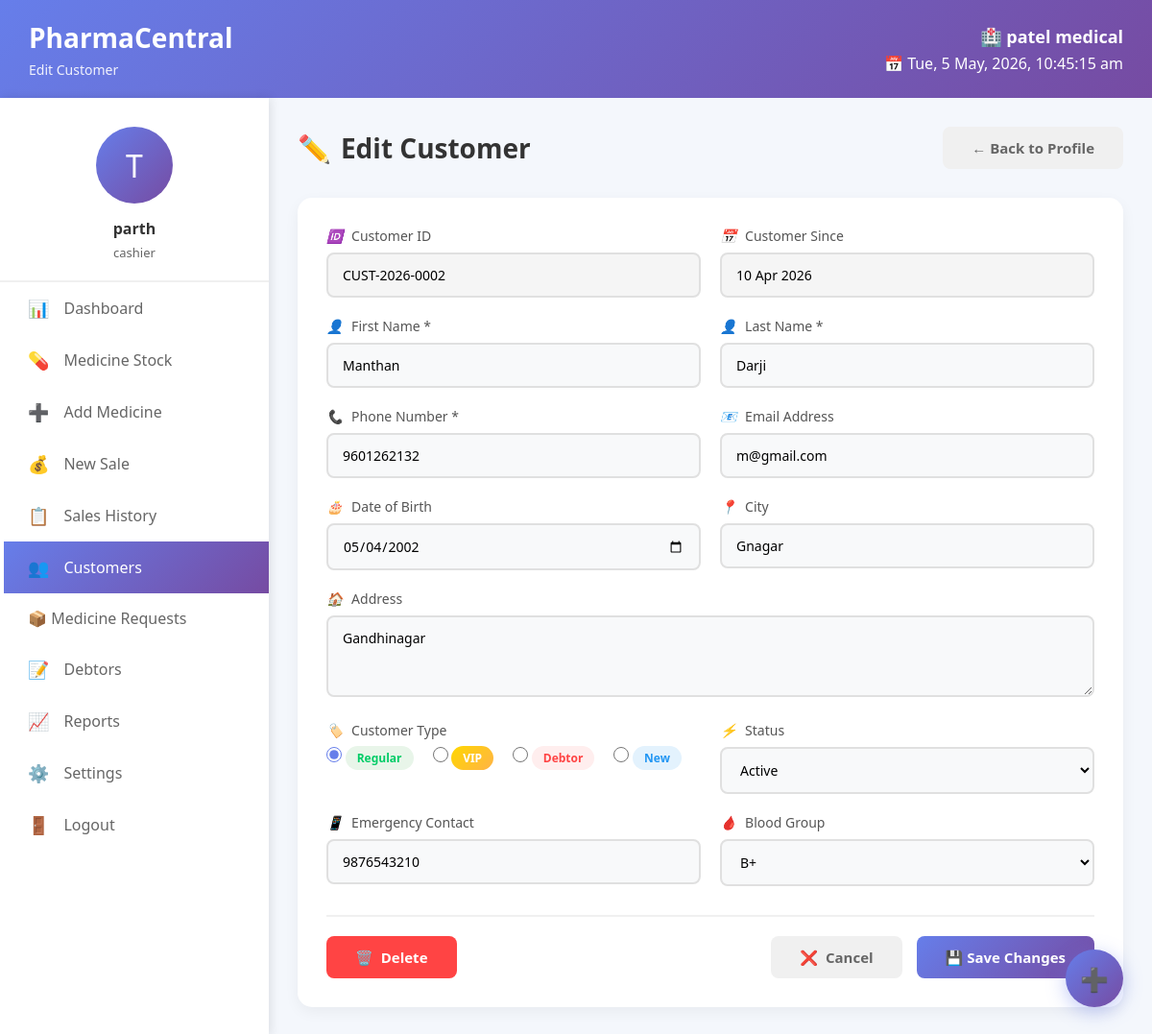
/edit-customer/6/ (signed in), run on the app's committed database.
### app1/models.py (models this page shows, shortened)
class Pharmacy(models.Model):
    name = models.CharField(max_length=200)
    owner = models.ForeignKey(User, on_delete=models.CASCADE, related_name='pharmacies')
    license_number = models.CharField(max_length=50, unique=True)
    gst_number = models.CharField(max_length=50, unique=True)
    address = models.TextField()
    city = models.CharField(max_length=100)
    pincode = models.CharField(max_length=10)
    phone = models.CharField(max_length=15)
    email = models.EmailField()
    registration_date = models.DateField(auto_now_add=True)
    is_verified = models.BooleanField(default=False)
    gst_certificate = models.FileField(upload_to='documents/gst/', null=True, blank=True)
    license_document = models.FileField(upload_to='documents/license/', null=True, blank=True)
    owner_id_proof = models.FileField(upload_to='documents/id_proof/', null=True, blank=True)
    owner_photo = models.ImageField(upload_to='profiles/owners/', null=True, blank=True)
    created_at = models.DateTimeField(auto_now_add=True)
    updated_at = models.DateTimeField(auto_now=True)

class User(AbstractUser):
    USER_TYPES = (
        ('admin', 'Admin'),
        ('pharmacy_owner', 'Pharmacy Owner'),
        ('pharmacist', 'Pharmacist'),
        ('cashier', 'Cashier'),
    )
    user_type = models.CharField(max_length=20, choices=USER_TYPES, default='cashier')
    phone_number = models.CharField(max_length=15, blank=True)
    profile_picture = models.ImageField(upload_to='profiles/', null=True, blank=True)
    is_active = models.BooleanField(default=True)
    created_at = models.DateTimeField(auto_now_add=True)
    updated_at = models.DateTimeField(auto_now=True)
    groups = models.ManyToManyField(
        'auth.Group',
        verbose_name='groups',
        blank=True,
        help_text='The groups this user belongs to.',
        related_name="pharmacentral_user_set",  # Unique name
        related_query_name="pharmacentral_user",
    )
    user_permissions = models.ManyToManyField(
        'auth.Permission',
        verbose_name='user permissions',
        blank=True,
        help_text='Specific permissions for this user.',
        related_name="pharmacentral_user_set",  # Unique name
        related_query_name="pharmacentral_user",
    )

class Customer(models.Model):
    CUSTOMER_TYPES = (
        ('regular', 'Regular'),
        ('vip', 'VIP'),
        ('debtor', 'Debtor'),
        ('new', 'New'),
    )
    STATUS_CHOICES = (
        ('active', 'Active'),
        ('inactive', 'Inactive'),
        ('blocked', 'Blocked'),
    )
    BLOOD_GROUPS = (
        ('A+', 'A+'), ('A-', 'A-'),
        ('B+', 'B+'), ('B-', 'B-'),
        ('O+', 'O+'), ('O-', 'O-'),
        ('AB+', 'AB+'), ('AB-', 'AB-'),
    )
    pharmacy = models.ForeignKey(Pharmacy, on_delete=models.CASCADE, related_name='customers', null=True, blank=True)
    customer_id = models.CharField(max_length=50, unique=True)
    first_name = models.CharField(max_length=100)
    last_name = models.CharField(max_length=100)
    email = models.EmailField(blank=True)
    phone = models.CharField(max_length=15)
    alternate_phone = models.CharField(max_length=15, blank=True)
    date_of_birth = models.DateField(null=True, blank=True)
    address = models.TextField(blank=True)
    city = models.CharField(max_length=100, blank=True)
    pincode = models.CharField(max_length=10, blank=True)
    customer_type = models.CharField(max_length=20, choices=CUSTOMER_TYPES, default='regular')
    status = models.CharField(max_length=20, choices=STATUS_CHOICES, default='active')
    emergency_contact = models.CharField(max_length=15, blank=True)
    blood_group = models.CharField(max_length=5, choices=BLOOD_GROUPS, blank=True)
    total_purchases = models.DecimalField(max_digits=12, decimal_places=2, default=0)
    total_visits = models.PositiveIntegerField(default=0)
    due_amount = models.DecimalField(max_digits=12, decimal_places=2, default=0)
    last_purchase_date = models.DateField(null=True, blank=True)
    created_at = models.DateField(auto_now_add=True)
    updated_at = models.DateTimeField(auto_now=True)
    class Meta:
        ordering = ['-created_at']
    @property
    def full_name(self):
        return f"{self.first_name} {self.last_name}"

### app1/views.py (the view, shortened to what this page needs)
# urls.py: path('edit-customer/<int:pk>/', views.edit_customer, name='edit_customer'),
@login_required(login_url='login')
def edit_customer(request, pk):
    user = request.user
    try:
        pharmacy = Pharmacy.objects.get(owner=user)
    except Pharmacy.DoesNotExist:
        messages.error(request, '❌ Pharmacy profile not found! Please complete your profile first.')
        return redirect('settings')
    try:
        customer = Customer.objects.get(pk=pk, pharmacy=pharmacy)
    except Customer.DoesNotExist:
        messages.error(request, '❌ Customer not found or you do not have permission to edit!')
        return redirect('customers')
    if customer.date_of_birth:
        customer.dob_formatted = customer.date_of_birth.strftime('%Y-%m-%d')
    context = {
        'customer': customer,
        'customer_id': customer.customer_id,
        'customer_full_name': customer.full_name,
        'customer_phone': customer.phone,
        'customer_email': customer.email,
        'customer_address': customer.address,
        'customer_city': customer.city,
        'customer_type': customer.customer_type,
        'customer_status': customer.status,
        'dob_formatted': customer.dob_formatted if hasattr(customer, 'dob_formatted') else '',
        'pharmacy': pharmacy,
        'pharmacy_name': pharmacy.name,
        'pharmacy_id': pharmacy.id,
        'user_full_name': user.get_full_name() or user.username,
        'user_initials': user.username[0].upper() if user.username else 'U',
        'user_role': getattr(user, 'user_type', 'Pharmacist'),
        'today': timezone.now().date().strftime('%Y-%m-%d'),
        'min_date': '1900-01-01',
        'max_date': timezone.now().date().strftime('%Y-%m-%d'),
    }
    return render(request, 'app1/edit-customer.html', context)

### app1/templates/app1/edit-customer.html (shortened to what this page needs)
<!DOCTYPE html>
<html lang="gu">
<head>
</head>
<body>
    <div class="header">
        <div class="logo-area">
            <h1>PharmaCentral</h1>
            <p>Edit Customer</p>
        </div>
        <div class="pharmacy-info">
            <h3 id="pharmacyName">🏥 {{ pharmacy_name|default:"City Medical Store" }}</h3>
            <p id="currentDateTime">📅 Loading...</p>
        </div>
    </div>
    <div class="container">
        <div class="sidebar">
            <div class="profile-card">
                <div class="profile-img" id="profileInitials">{{ user_initials|default:"👨‍⚕️" }}</div>
                <h3 id="userName">{{ user_full_name|default:"Dr. Rajesh Patel" }}</h3>
                <p id="userRole">{{ user_role|default:"Owner / Pharmacist" }}</p>
            </div>
            <div class="menu">
                <a href="{% url 'dashboard' %}" class="menu-item">
                    <span>📊</span> Dashboard
                </a>
                <a href="{% url 'medicine_stock' %}" class="menu-item">
                    <span>💊</span> Medicine Stock
                </a>
                <a href="{% url 'add_medicine' %}" class="menu-item">
                    <span>➕</span> Add Medicine
                </a>
                <a href="{% url 'sales' %}" class="menu-item">
                    <span>💰</span> New Sale
                </a>
                <a href="{% url 'sales_history' %}" class="menu-item">
                    <span>📋</span> Sales History
                </a>
                <a href="{% url 'customers' %}" class="menu-item active">
                    <span>👥</span> Customers
                </a>
                 <a href="{% url 'medicine_requests' %}" class="menu-item">📦 Medicine Requests</a>
                <a href="{% url 'debtors' %}" class="menu-item">
                    <span>📝</span> Debtors
                </a>
                <a href="{% url 'reports' %}" class="menu-item">
                    <span>📈</span> Reports
                </a>
                <a href="{% url 'settings' %}" class="menu-item">
                    <span>⚙️</span> Settings
                </a>
                <a href="{% url 'logout' %}" class="menu-item" onclick="return confirm('Are you sure you want to logout?')">
                    <span>🚪</span> Logout
                </a>
            </div>
        </div>
        <div class="main-content">
            <div class="page-header">
                <h2>
                    <span>✏️</span> Edit Customer
                </h2>
                <a href="{% url 'view_customer' customer.id %}" class="btn-cancel">← Back to Profile</a>
            </div>
            <div class="form-container">
                <form id="editCustomerForm" method="POST" action="{% url 'edit_customer' customer.id %}">
                    <div class="form-row">
                        <div class="form-group">
                            <label><i>🆔</i> Customer ID</label>
                            <input type="text" value="{{ customer.customer_id|default:'CUST-2025-0123' }}" readonly>
                        </div>
                        <div class="form-group">
                            <label><i>📅</i> Customer Since</label>
                            <input type="text" value="{{ customer.created_at|date:'d M Y'|default:'15 Mar 2025' }}" readonly>
                        </div>
                    </div>
                    <div class="form-row">
                        <div class="form-group">
                            <label><i>👤</i> First Name *</label>
                            <input type="text" name="first_name" id="first_name" value="{{ customer.first_name|default:'Suresh' }}" required>
                        </div>
                        <div class="form-group">
                            <label><i>👤</i> Last Name *</label>
                            <input type="text" name="last_name" id="last_name" value="{{ customer.last_name|default:'Sharma' }}" required>
                        </div>
                    </div>
                    <div class="form-row">
                        <div class="form-group">
                            <label><i>📞</i> Phone Number *</label>
                            <input type="tel" name="phone" id="phone" value="{{ customer.phone|default:'9876543211' }}" required pattern="[0-9]{10}">
                        </div>
                        <div class="form-group">
                            <label><i>📧</i> Email Address</label>
                            <input type="email" name="email" id="email" value="{{ customer.email|default:'suresh@email.com' }}">
                        </div>
                    </div>
                    <div class="form-row">
                        <div class="form-group">
                            <label><i>🎂</i> Date of Birth</label>
                            <input type="date" name="date_of_birth" id="date_of_birth" value="{{ customer.date_of_birth|date:'Y-m-d'|default:'1985-06-15' }}">
                        </div>
                        <div class="form-group">
                            <label><i>📍</i> City</label>
                            <input type="text" name="city" id="city" value="{{ customer.city|default:'Ahmedabad' }}">
                        </div>
                    </div>
                    <div class="form-row">
                        <div class="form-group">
                            <label><i>🏠</i> Address</label>
                            <textarea name="address" id="address" rows="3">{{ customer.address|default:'123, ABC Colony, Ahmedabad - 380015' }}</textarea>
                        </div>
                    </div>
                    <div class="form-row">
                        <div class="form-group">
                            <label><i>🏷️</i> Customer Type</label>
                            <div class="radio-group">
                                <label class="radio-option">
                                    <input type="radio" name="customer_type" value="regular" {% if customer.customer_type == 'regular' %}checked{% endif %}>
                                    <span class="customer-type-badge type-regular">Regular</span>
                                </label>
                                <label class="radio-option">
                                    <input type="radio" name="customer_type" value="vip" {% if customer.customer_type == 'vip' %}checked{% endif %}>
                                    <span class="customer-type-badge type-vip">VIP</span>
                                </label>
                                <label class="radio-option">
                                    <input type="radio" name="customer_type" value="debtor" {% if customer.customer_type == 'debtor' %}checked{% endif %}>
                                    <span class="customer-type-badge type-debtor">Debtor</span>
                                </label>
                                <label class="radio-option">
                                    <input type="radio" name="customer_type" value="new" {% if customer.customer_type == 'new' %}checked{% endif %}>
                                    <span class="customer-type-badge type-new">New</span>
                                </label>
                            </div>
                        </div>
                        <div class="form-group">
                            <label><i>⚡</i> Status</label>
                            <select name="status" id="status">
                                <option value="active" {% if customer.status == 'active' %}selected{% endif %}>Active</option>
                            </select>
                        </div>
                    </div>
                    <div class="form-row">
                        <div class="form-group">
                            <label><i>📱</i> Emergency Contact</label>
                            <input type="tel" name="emergency_contact" id="emergency_contact" value="{{ customer.emergency_contact|default:'9876543210' }}">
                        </div>
                        <div class="form-group">
                            <label><i>🩸</i> Blood Group</label>
                            <select name="blood_group" id="blood_group">
                                <option value="B+" {% if customer.blood_group == 'B+' %}selected{% endif %}>B+</option>
                            </select>
                        </div>
                    </div>
                    <div class="form-actions">
                        <button type="button" class="btn-delete" onclick="showDeleteModal('{{ customer.id }}', '{{ customer.full_name|escapejs }}')">
                            <span>🗑️</span> Delete
                        </button>
                        <a href="{% url 'view_customer' customer.id %}" class="btn-cancel">
                            <span>❌</span> Cancel
                        </a>
                        <button type="submit" class="btn-save" id="saveBtn">
                            <span id="btnText">💾 Save Changes</span>
                        </button>
                    </div>
                </form>
            </div>
        </div>
    </div>
    <div class="quick-actions">
        <a href="{% url 'add_customer' %}" class="action-btn quick" title="Add New Customer">➕</a>
    </div>
</body>
</html>

### data on the page
Pharmacy: name "patel medical"
User: first_name "parth", user_type "cashier"
Customer: customer_id "CUST-2026-0002", created_at "10 Apr 2026", first_name "Manthan", last_name "Darji", phone "9601262132", email "m@gmail.com", date_of_birth "05/04/2002", city "Gnagar", address "Gandhinagar", customer_type "☑ Regular", customer_type "☐ VIP", customer_type "☐ Debtor", customer_type "☐ New", status "Active", emergency_contact "9876543210", blood_group "B+"

### other printed values
{{ user_initials|default:"👨‍⚕️" }} "T"
